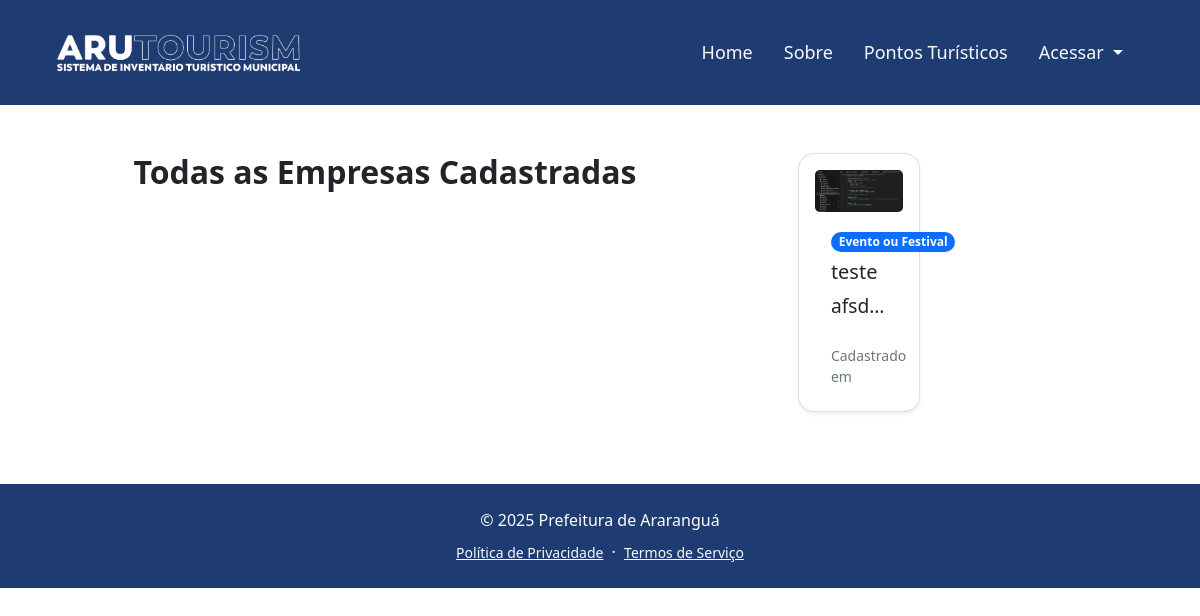
Page /empresas/ on the earlier database version.
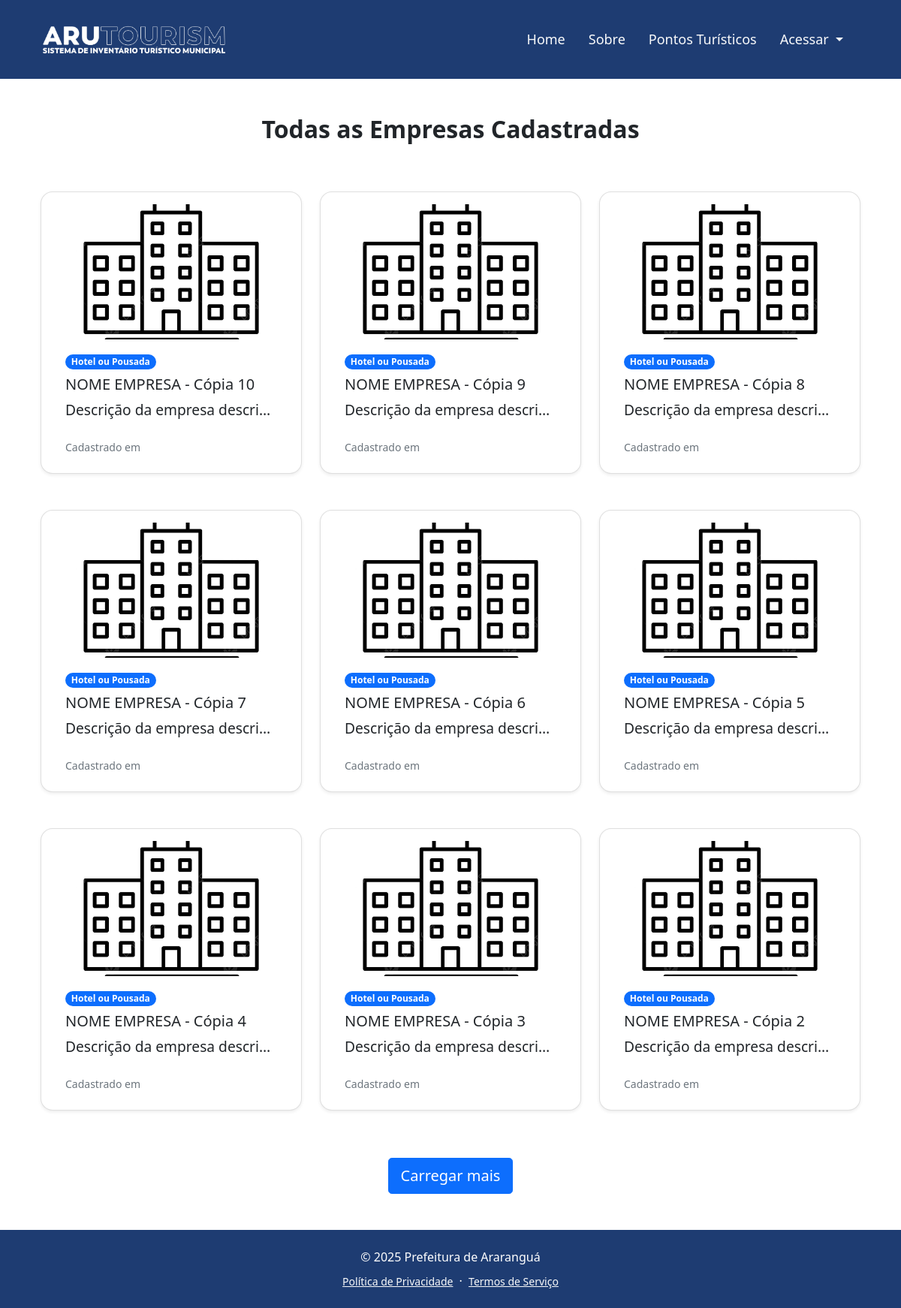
Same page on the later database version.
### accounts/models.py (models this page shows, shortened)
class Empresa(models.Model):
    user = models.ForeignKey(User, on_delete=models.CASCADE, related_name='empresas')
    nome = models.CharField(max_length=255)
    categoria = models.ForeignKey(Categoria, on_delete=models.SET_NULL, null=True)
    descricao = models.TextField()
    rua = models.CharField(max_length=255)
    bairro = models.CharField(max_length=100)
    cidade = models.CharField(max_length=100)
    numero = models.CharField(max_length=10)
    cep = models.CharField(max_length=8)
    latitude = models.DecimalField(max_digits=9, decimal_places=6, null=True, blank=True)
    longitude = models.DecimalField(max_digits=9, decimal_places=6, null=True, blank=True)
    telefone = models.CharField(max_length=20)
    email = models.EmailField()
    site = models.URLField(blank=True, null=True)
    imagem = models.ImageField(upload_to='empresas/', blank=True, null=True)
    data_cadastro = models.DateTimeField(auto_now_add=True)

class Categoria(models.Model):
    nome = models.CharField(max_length=100, unique=True)
    def nome_limpo(self):
        return self.nome.split('(')[0].strip()

### accounts/views.py (the view, shortened to what this page needs)
# urls.py: path('empresas/', views.listar_empresas, name='listar_empresas'),
def listar_empresas(request):
    empresas = Empresa.objects.all().order_by('-id')
    paginator = Paginator(empresas, 9)
    page_number = request.GET.get('page') or 1
    page_obj = paginator.get_page(page_number)
    return render(request, 'accounts/listar_empresas.html', {'page_obj': page_obj})

### accounts/templates/accounts/listar_empresas.html (shortened to what this page needs)
{% extends 'base.html' %}
{% load static %}
{% block content %}
<div class="container py-5">
    <h2 class="text-center fw-bold mb-5">Todas as Empresas Cadastradas</h2>
    <div class="row gx-4 gy-4 justify-content-center" id="empresas-container">
        {% include 'accounts/partials/empresas_cards.html' %}
    </div>
    {% if page_obj.has_next %}
    <div class="d-flex justify-content-center mt-4">
        <button id="load-more-btn" class="btn btn-primary btn-lg">Carregar mais</button>
    </div>
    {% endif %}
</div>
{% endblock %}

### accounts/templates/base.html (shortened to what this page needs)
<!DOCTYPE html>
<html lang="pt">
<head>
    {% load static %}
    <link rel="stylesheet" href="{% static 'css/bootstrap.min.css' %}">
    <link rel="stylesheet" href="{% static 'css/site/default.css' %}">
    <link rel="stylesheet" href="{% static 'css/essentials.css' %}">
    <link href="https://cdn.jsdelivr.net/npm/bootstrap@5.1.0/dist/css/bootstrap.min.css" rel="stylesheet">
</head>
<body>
    {% include 'components/header.html' %}
    {% block content %}{% endblock %}
    {% include 'components/footer.html' %}
</body>
</html>

### accounts/templates/components/header.html (shortened to what this page needs)
{% load static %}
<head>
    <link href="https://cdn.jsdelivr.net/npm/bootstrap-icons@1.10.5/font/bootstrap-icons.css" rel="stylesheet">
</head>
<header>
    <nav class="navbar navbar-expand-lg">
        <div class="container">
            <a class="navbar-brand" href="/">
                <img src="{% static 'images/Logo.png' %}" alt="Logo ARUTOURISM" class="img-fluid" style="max-width: 250px;">
            </a>
            <div class="collapse navbar-collapse" id="navbarNav">
                <ul class="navbar-nav ms-auto text-start">
                    <li class="nav-item">
                        <a class="nav-link text-light" href="/home">Home</a>
                    </li>
                    <li class="nav-item">
                        <a class="nav-link text-light" href="/sobre">Sobre</a>
                    </li>
                    <li class="nav-item">
                        <a class="nav-link text-light" href="#pontos-turisticos">Pontos Turísticos</a>
                    </li>
                    <li class="nav-item dropdown">
                        {% if user.is_authenticated %}
                            <a class="nav-link dropdown-toggle text-light" href="#" id="userDropdown" role="button" data-bs-toggle="dropdown" aria-expanded="false">
                                <i class="bi bi-person-circle" style="font-size: 1.3rem;"></i> {{ user.username }}
                            </a>
                            <ul class="dropdown-menu dropdown-menu-end" aria-labelledby="userDropdown">
                                <li>
                                    <a class="dropdown-item d-flex align-items-center" href="#perfil">
                                    <i class="bi bi-person me-2"></i> Seu Perfil
                                    </a>
                                </li>
                                <li>
                                    <a class="dropdown-item d-flex align-items-center" href="#listar">
                                    <i class="bi bi-building me-2"></i> Suas Empresas
                                    </a>
                                </li>
                                <li><hr class="dropdown-divider"></li>
                                <li>
                                    <a class="dropdown-item d-flex align-items-center" href="{% url 'logout' %}">
                                        <i class="bi bi-box-arrow-right me-2"></i> Sair
                                    </a>
                                </li>
                            </ul>
                        {% else %}
                            <a class="nav-link dropdown-toggle text-light" href="#" id="guestDropdown" role="button" data-bs-toggle="dropdown"
                            aria-expanded="false">
                                Acessar
                            </a>
                        {% endif %}
                    </li>
                </ul>
            </div>
        </div>
    </nav>
</header>

### accounts/templates/accounts/partials/empresas_cards.html
{% for empresa in page_obj.object_list %}
<div class="col-12 col-sm-6 col-md-4 mb-4">
    <div class="card h-100 shadow-sm rounded-4 p-3">
        {% if empresa.imagem %}
            <img src="{{ empresa.imagem.url }}" alt="{{ empresa.nome }}" class="card-img-top img-fluid rounded-3" style="max-height: 180px; object-fit: cover;">
        {% else %}
            <div class="d-flex justify-content-center align-items-center bg-secondary rounded-3" style="height: 180px;">
                <i class="bi bi-building" style="font-size: 4rem; color: white;"></i>
            </div>
        {% endif %}
        <div class="card-body">
            <div class="badge bg-primary rounded-pill mb-2">{{ empresa.categoria.nome_limpo }}</div>
            <h5 class="card-title">{{ empresa.nome }}</h5>
            <p class="card-text text-truncate" style="max-width: 100%;">
                {{ empresa.descricao|slice:":70" }}{% if empresa.descricao|length > 70 %}...{% endif %}
            </p>
        </div>
        <div class="card-footer bg-transparent border-top-0 d-flex justify-content-between align-items-center">
            <small class="text-muted">Cadastrado em {{ empresa.created_at|date:"d/m/Y" }}</small>
        </div>
    </div>
</div>
{% empty %}
<p class="text-center">Sem pontos turísticos cadastrados.</p>
{% endfor %}

### accounts/templates/components/footer.html
<footer class="py-4 mt-auto">
    <div class="container px-5">
        <div class="column flex-column flex-sm-row">
            <div class="col-auto mb-2">
                &copy; 2025 Prefeitura de Araranguá
            </div>
            <div class="col-auto">
                <a class="link-light small" href="#!">Política de Privacidade</a>
                <span class="text-white mx-1">&middot;</span>
                <a class="link-light small" href="#!">Termos de Serviço</a>
            </div>
        </div>
    </div>
</footer>

### accounts/static/css/site/default.css (style rules this page uses)
body { font-family: 'Poppins', sans-serif; background-color: #f4f5f7; margin: 0; padding: 0; }
header, footer { background-color: #1e3c72; color: white; padding: 20px; text-align: center; }
.container { display: flex; justify-content: center; flex-wrap: wrap; gap: 15px; }
p { font-size: 1.2rem; margin-bottom: 40px; }
.navbar-nav .nav-link { font-size: 18px; margin-right: 15px; transition: color 0.3s ease, transform 0.3s ease; }

### accounts/static/css/essentials.css (style rules this page uses)
html { scroll-behavior: smooth; }

Differences in the rows shown:
removed Empresa: imagem (picture), categoria.nome_limpo "Evento ou Festival", nome "teste", descricao "afsd…"
added Empresa: imagem (picture), categoria.nome_limpo "Hotel ou Pousada", nome "NOME EMPRESA - Cópia 10", descricao "Descrição da empresa descri…"
added Empresa: imagem (picture), categoria.nome_limpo "Hotel ou Pousada", nome "NOME EMPRESA - Cópia 9", descricao "Descrição da empresa descri…"
added Empresa: imagem (picture), categoria.nome_limpo "Hotel ou Pousada", nome "NOME EMPRESA - Cópia 8", descricao "Descrição da empresa descri…"
added Empresa: imagem (picture), categoria.nome_limpo "Hotel ou Pousada", nome "NOME EMPRESA - Cópia 7", descricao "Descrição da empresa descri…"
added Empresa: imagem (picture), categoria.nome_limpo "Hotel ou Pousada", nome "NOME EMPRESA - Cópia 6", descricao "Descrição da empresa descri…"
added Empresa: imagem (picture), categoria.nome_limpo "Hotel ou Pousada", nome "NOME EMPRESA - Cópia 5", descricao "Descrição da empresa descri…"
added Empresa: imagem (picture), categoria.nome_limpo "Hotel ou Pousada", nome "NOME EMPRESA - Cópia 4", descricao "Descrição da empresa descri…"
added Empresa: imagem (picture), categoria.nome_limpo "Hotel ou Pousada", nome "NOME EMPRESA - Cópia 3", descricao "Descrição da empresa descri…"
added Empresa: imagem (picture), categoria.nome_limpo "Hotel ou Pousada", nome "NOME EMPRESA - Cópia 2", descricao "Descrição da empresa descri…"
Other differences:
text now shown: "Carregar mais"
